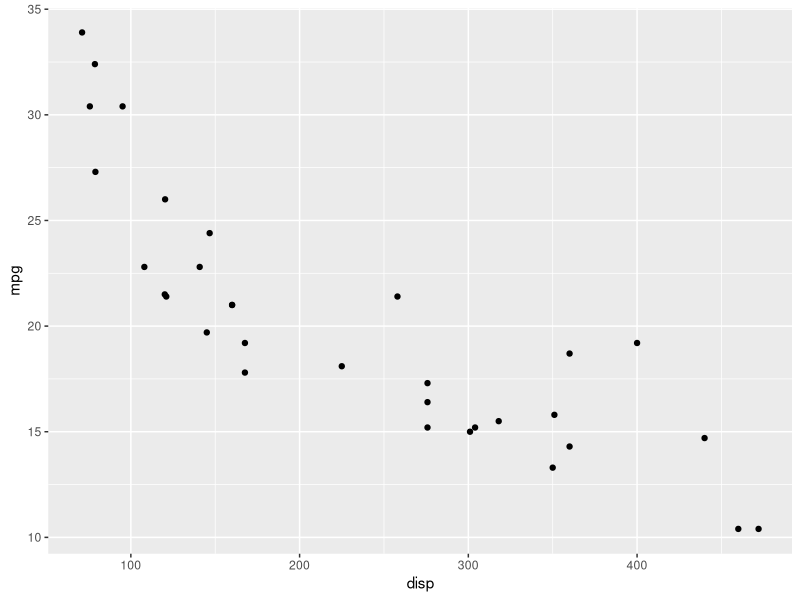
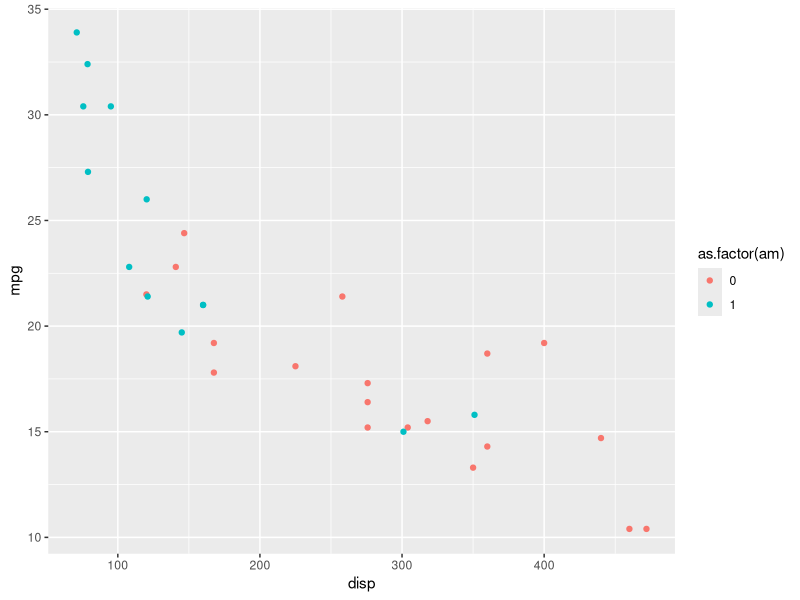
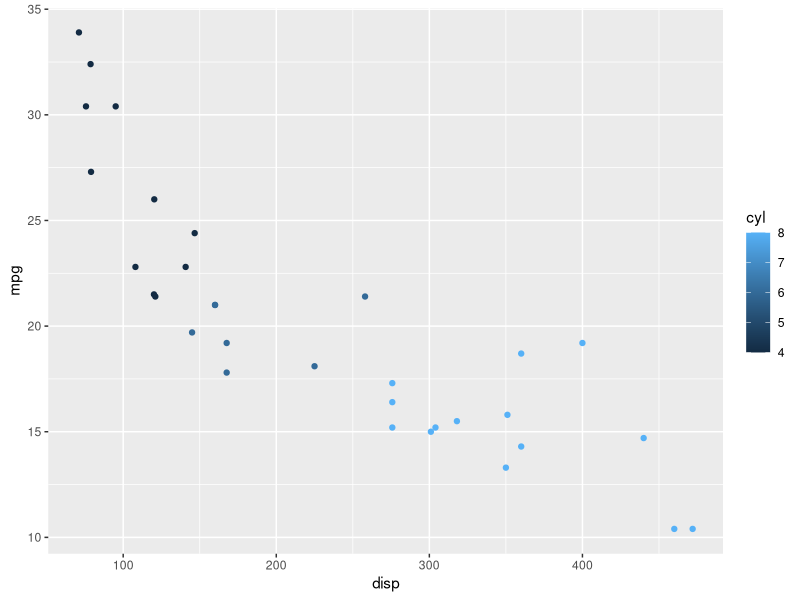
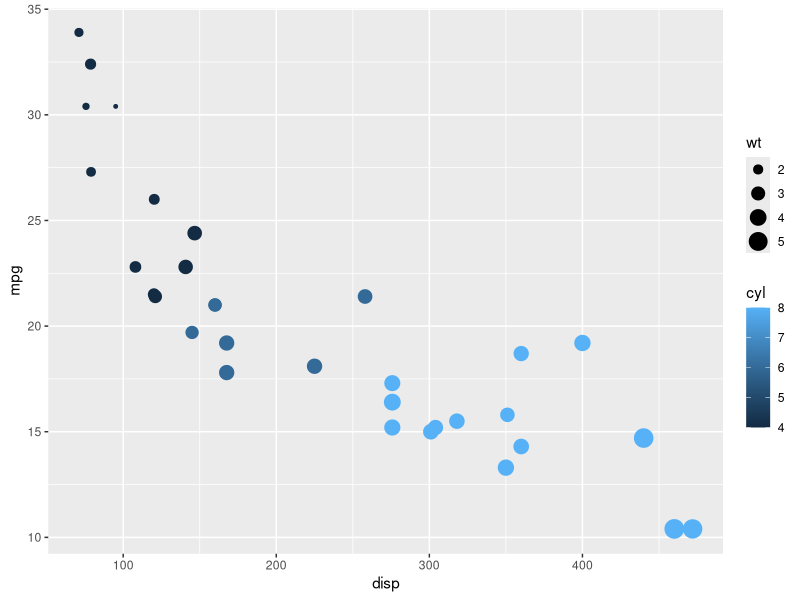
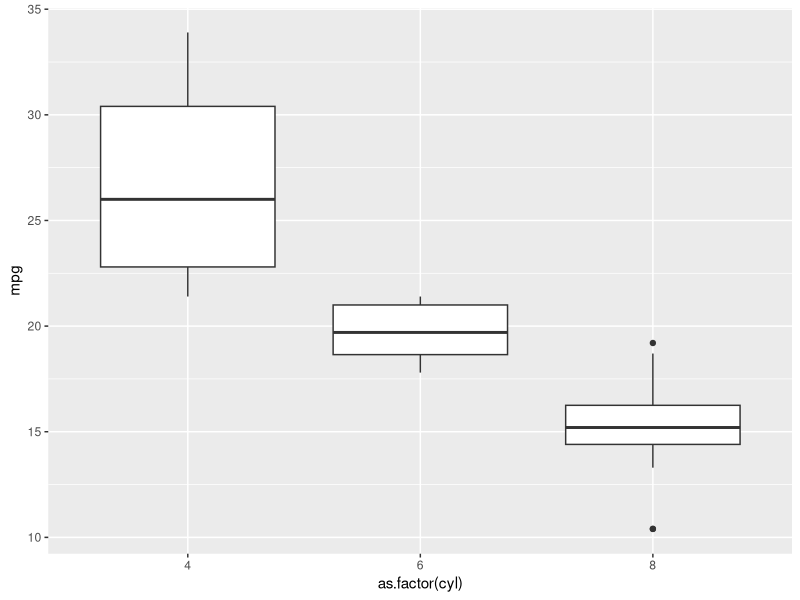
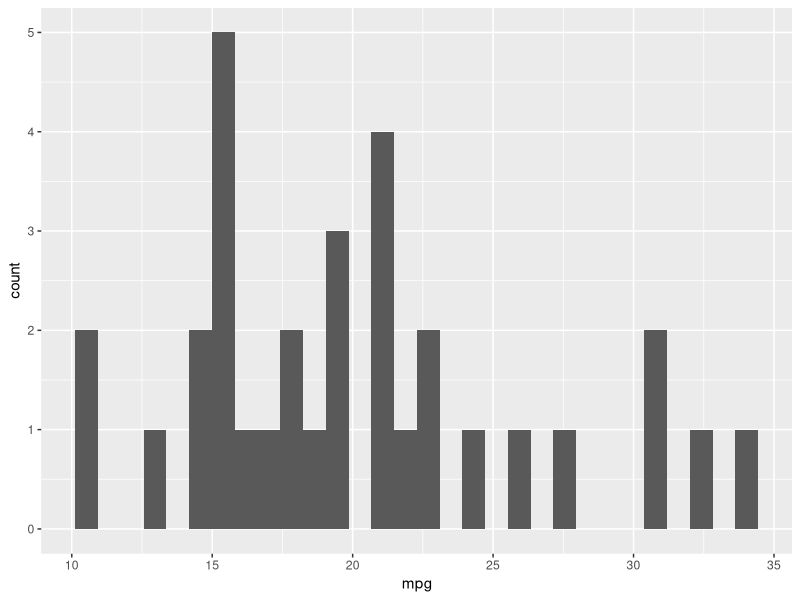
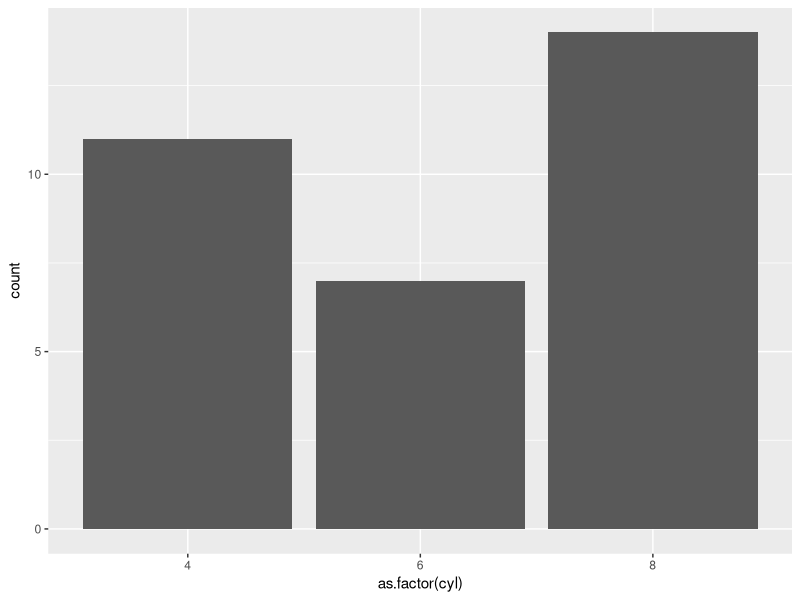
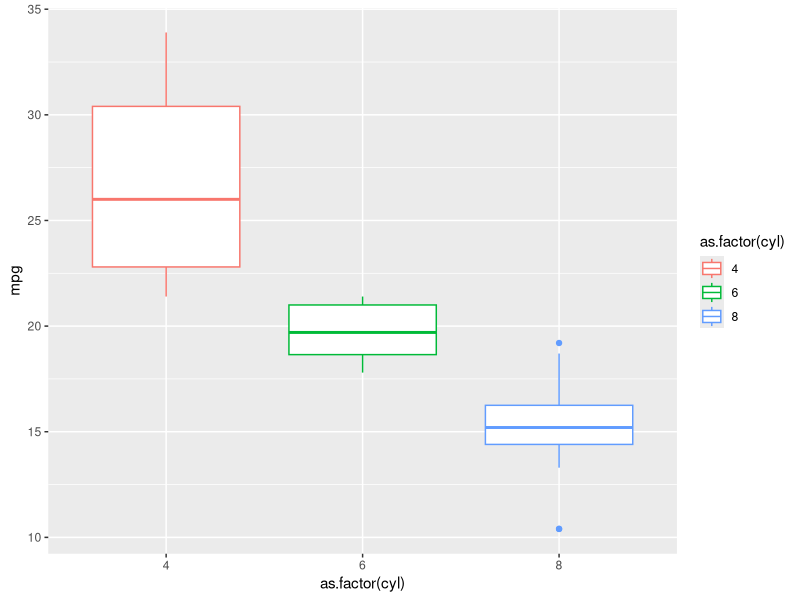

The R source for these figures, in order:
## ---- chunk 1
library(ggplot2)
## ---- chunk 2
head(mtcars)
## ---- chunk 3
ggplot(data = mtcars, aes(x = disp, y = mpg)) + 
  geom_point()
## ---- chunk 4
ggplot(data = mtcars, aes(x = disp, y = mpg, colour = as.factor(am))) + 
  geom_point()
## ---- chunk 5
ggplot(mtcars, aes(x = disp, y = mpg, colour = cyl)) + 
  geom_point()
## ---- chunk 6
ggplot(mtcars, aes(x = disp, y = mpg, colour = cyl, size = wt)) +
  geom_point()
## ---- chunk 7
ggplot(mtcars, aes(x = as.factor(cyl), y = mpg)) + 
  geom_boxplot()
## ---- chunk 8
ggplot(mtcars, aes(x = mpg)) + 
  geom_histogram()
## ---- chunk 9
ggplot(mtcars, aes(x = as.factor(cyl))) + 
  geom_bar()
## ---- chunk 10
ggplot(mtcars, aes(x = as.factor(cyl), y = mpg, colour = as.factor(cyl))) + 
  geom_boxplot()
## ---- chunk 11
ggplot(mtcars, aes(x = as.factor(cyl), y = mpg, fill = as.factor(cyl))) + geom_boxplot()
## ---- chunk 12
ggplot(mtcars, aes(x = as.factor(cyl), y = mpg, fill = as.factor(cyl))) + geom_boxplot() + scale_fill_discrete(guide = F)
## ---- chunk 13
ggplot(mtcars, aes(x = mpg, y = disp, colour = as.factor(cyl), size = wt)) + geom_point() + facet_grid(.~am)
## ---- chunk 14
ggplot(mtcars, aes(x = mpg, y = disp, colour = as.factor(cyl), size = wt)) + geom_point() + facet_grid(am~.)
